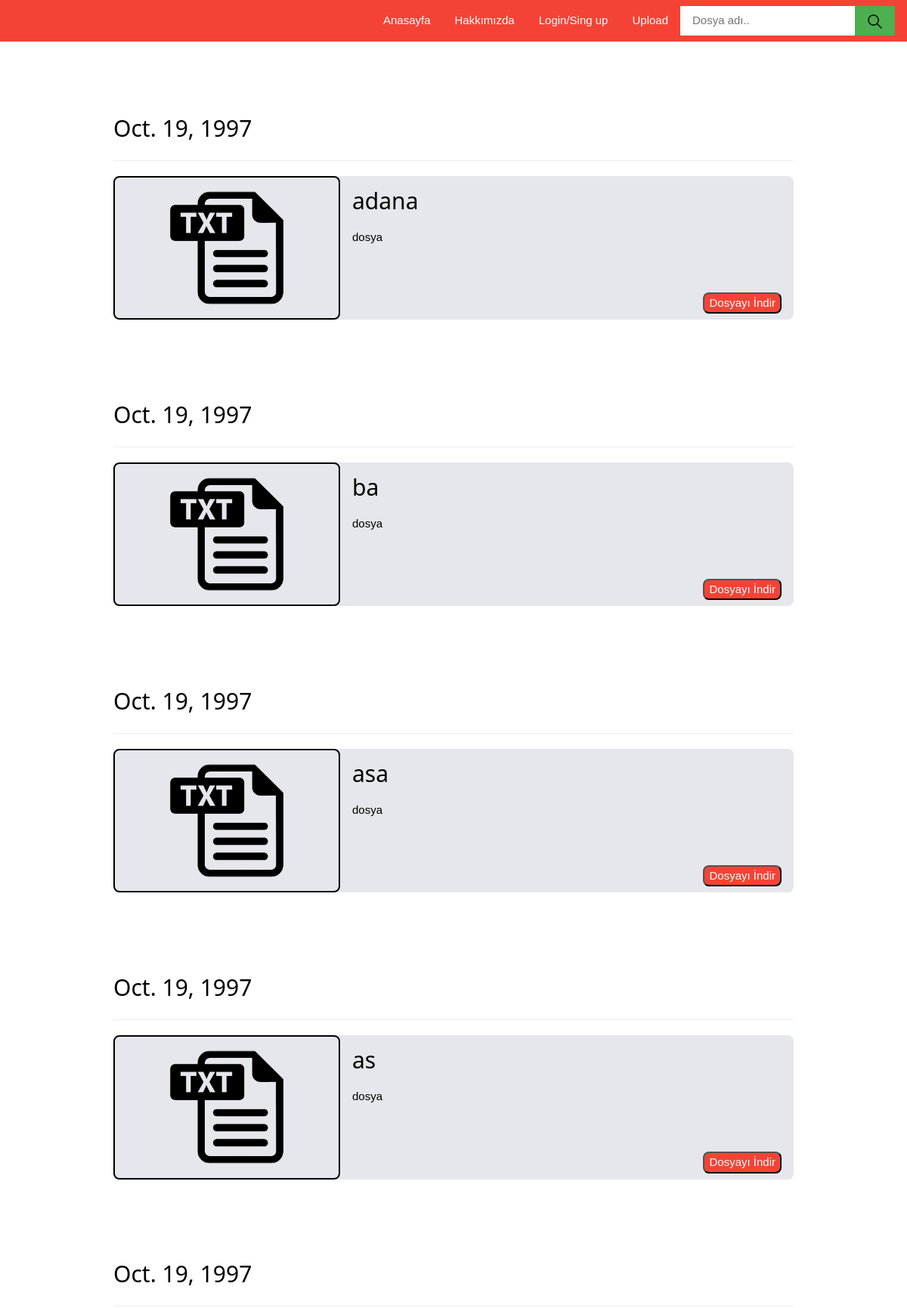
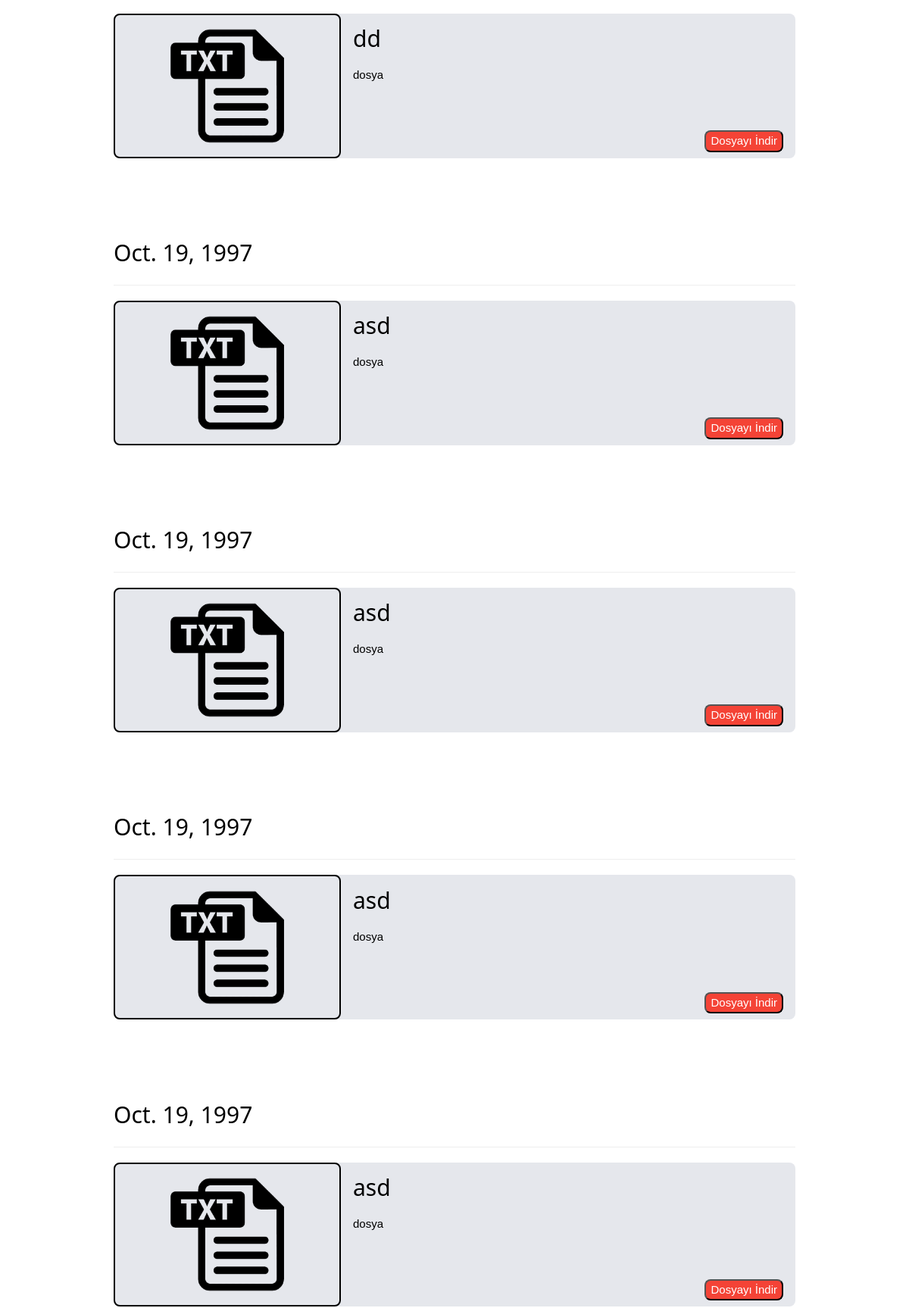
/members/dersler (upper part), run on the app's committed database (2 pictures, top to bottom).
### members/models.py (models this page shows)
class File(models.Model):
    user = models.CharField(max_length=255)
    category = models.SmallIntegerField()
    fileType = models.SmallIntegerField()
    fileName = models.CharField(max_length=255)
    file = models.FileField()
    date = models.DateField()
    info = models.CharField(max_length=255)

### members/views.py (the view)
# urls.py: path('<str:searchData>', views.searchCategory, name='searchCategory'),
def searchCategory(request,searchData):
    if request.method == 'POST':
        data = File.objects.get(id=request.POST['download'])
        response = HttpResponse(data.file.chunks())
        uzanti = data.file.name.split(".")[-1]
        response['Content-Disposition'] = 'attachment; filename=%s' % data.fileName + "." + uzanti
        return response
    else:
        switcher = {
            "dersler": 1,
            "odev": 2,
            "sunum": 3,
            "proje": 4,
            "not": 5,
            "diger": 6
        }
        template = loader.get_template('dosya.html')
        data = File.objects.filter(category=switcher[searchData]).values()
        return HttpResponse(template.render({'data':data},request))

### members/templates/dosya.html (shortened to what this page needs)
<!DOCTYPE html>
<html lang="tr">
<head>
    {% load static %}
    <link rel="stylesheet" href="{% static 'style/w3.css' %}">
    <link rel="stylesheet" href="{% static 'style/header.css' %}">
    <link rel="stylesheet" href="{% static 'style/dosyaMain.css' %}">
</head>
<body onresize="headerPencereBoyut();imageSize()">
    {% include "./html/header.html" %}
    <main class="w3-padding-large">
        <div>
        {% for i in data %}
            <div class=" w3-padding-top-64">
                <h2 class="w3-margin-top">{{i.date}}</h2>
                <hr>
                <div class="w3-row w3-round-large w3-display-container">
                    <div class="w3-container w3-third w3-round-large">
                        {% if i.fileType == 1 %}
                            <img class="w3-block" src="{% static 'img/metinbelgesi.png' %}" alt="uzanti resmi">
                        {% elif i.fileType == 2 %}
                            <img class="w3-block" src="{% static 'img/powerpoint.png' %}" alt="uzanti resmi">
                        {% elif i.fileType == 3 %}
                            <img class="w3-block" src="{% static 'img/word.png' %}" alt="uzanti resmi">
                        {% elif i.fileType == 4 %}
                            <img class="w3-block" src="{% static 'img/excel.png' %}" alt="uzanti resmi">
                        {% elif i.fileType == 5 %}
                            <img class="w3-block" src="{% static 'img/diger.png' %}" alt="uzanti resmi">
                        {% endif %}
                    </div>
                    <div class="w3-container w3-twothird">
                        <h2>{{i.fileName}}</h2>
                        <p>{{i.info}}</p>
                        <br>
                    </div>
                    <form method=POST class="w3-padding w3-display-bottomright">
                        <input id="buton" class=" w3-round-large w3-red" type=submit name=buton value="Dosyayı İndir">
                    </form>
                </div>
            </div>
            <br>
        {% endfor %}
    </div>
    </main>
</body>
</html>

### members/templates/html/header.html (shortened to what this page needs)
<div class="w3-red">
    <header class="w3-display-container w3-red w3-bar">
        <div id="headerListe" class="w3-red w3-right  w3-container w3-padding">
            <a href="../../members" class="w3-hover-red w3-bar-item w3-button w3-mobile">Anasayfa</a>
            <a href="../../members/hakkimizda/" class="w3-hover-red w3-bar-item w3-button w3-mobile">Hakkımızda</a>
            <a href="../../members/login/" class="w3-hover-red w3-bar-item w3-button w3-mobile">Login/Sing up</a>
            <a href="../../members/upload/" class="w3-hover-red w3-bar-item w3-button w3-mobile">Upload</a>
            <input id="search" type="text" class="w3-bar-item w3-input w3-white w3-mobile" placeholder="Dosya adı..">
            <button onclick="location.href='../../members/search/'+ document.getElementById('search').value" class="w3-bar-item w3-button w3-green w3-mobile">
                <img src="../../static/img/serach.png" alt="arama resmi">
            </button>
        </div>
    </header>
</div>

### static/style/w3.css (style rules this page uses)
html { box-sizing:border-box }
*,*:before,*:after { box-sizing:inherit }
html { -ms-text-size-adjust:100%;-webkit-text-size-adjust:100% }
body { margin:0 }
article,aside,details,figcaption,figure,footer,header,main,menu,nav,section { display:block }
a { background-color:transparent }
img { border-style:none }
hr { box-sizing:content-box;height:0;overflow:visible }
button,input,select,textarea,optgroup { font:inherit;margin:0 }
button,input { overflow:visible }
button,select { text-transform:none }
button,[type=button],[type=reset],[type=submit] { -webkit-appearance:button }
html,body { font-family:Verdana,sans-serif;font-size:15px;line-height:1.5 }
html { overflow-x:hidden }
h2 { font-size:30px }
h1,h2,h3,h4,h5,h6 { font-family:"Segoe UI",Arial,sans-serif;font-weight:400;margin:10px 0 }
hr { border:0;border-top:1px solid #eee;margin:20px 0 }
img { vertical-align:middle }
a { color:inherit }
.w3-btn,.w3-button { border:none;display:inline-block;padding:8px 16px;vertical-align:middle;overflow:hidden;text-decoration:none;color:inherit;background-color:inherit;text-align:center;cursor:pointer;white-space:nowrap }
.w3-btn,.w3-button { -webkit-touch-callout:none;-webkit-user-select:none;-khtml-user-select:none;-moz-user-select:none;-ms-user-select:none;user-select:none }
.w3-tooltip,.w3-display-container { position:relative }
.w3-input { padding:8px;display:block;border:none;border-bottom:1px solid #ccc;width:100% }
.w3-bar { width:100%;overflow:hidden }
.w3-bar .w3-bar-item { padding:8px 16px;float:left;width:auto;border:none;display:block;outline:0 }
.w3-bar .w3-button { white-space:normal }
.w3-block { display:block;width:100% }
.w3-container:after,.w3-container:before,.w3-panel:after,.w3-panel:before,.w3-row:after,.w3-row:before,.w3-row-padding:after,.w3-row-padding:before, .w3-cell-row:before,.w3-cell-row:after,.w3-clear:after,.w3-clear:before,.w3-bar:before,.w3-bar:after { content:"";display:table;clear:both }
.w3-col,.w3-half,.w3-third,.w3-twothird,.w3-threequarter,.w3-quarter { float:left;width:100% }
@media (min-width:601px) { .w3-col.m4,.w3-third { width:33.33333% } }
@media (min-width:601px) { .w3-col.m8,.w3-twothird { width:66.66666% } }
.w3-display-bottomright { position:absolute;right:0;bottom:0 }
.w3-round-large { border-radius:8px }
.w3-container,.w3-panel { padding:0.01em 16px }
.w3-margin-top { margin-top:16px!important }
.w3-padding { padding:8px 16px!important }
.w3-padding-large { padding:12px 24px!important }
.w3-padding-top-64 { padding-top:64px!important }
.w3-right { float:right!important }
.w3-green,.w3-hover-green:hover { color:#fff!important;background-color:#4CAF50!important }
.w3-red,.w3-hover-red:hover { color:#fff!important;background-color:#f44336!important }
.w3-white,.w3-hover-white:hover { color:#000!important;background-color:#fff!important }

### static/style/header.css (style rules this page uses)
header button:last-child img { height: 21px; }

### static/style/dosyaMain.css (style rules this page uses)
main>div { margin: auto; max-width: 900px; }
main>div>div>div { background-color: rgb(229,231,236); }
div[class*="w3-third"] { border: 2px solid black; }

### data on the page
File: date "Oct. 19, 1997", fileType 1 (drawn), fileName "adana", info "dosya"
File: date "Oct. 19, 1997", fileType 1 (drawn), fileName "ba", info "dosya"
File: date "Oct. 19, 1997", fileType 1 (drawn), fileName "asa", info "dosya"
File: date "Oct. 19, 1997", fileType 1 (drawn), fileName "as", info "dosya"
File: date "Oct. 19, 1997", fileType 1 (drawn), fileName "dd", info "dosya"
File: date "Oct. 19, 1997", fileType 1 (drawn), fileName "asd", info "dosya"
File: date "Oct. 19, 1997", fileType 1 (drawn), fileName "asd", info "dosya"
File: date "Oct. 19, 1997", fileType 1 (drawn), fileName "asd", info "dosya"
File: date "Oct. 19, 1997", fileType 1 (drawn), fileName "asd", info "dosya"
